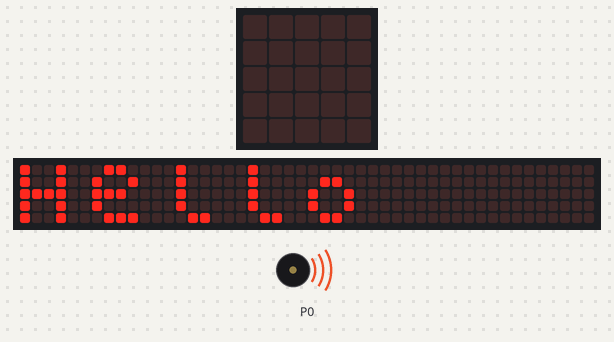
Bench run of a program on a simulated BBC micro:bit (MakeCode). Shown: the board's 5×5 LED display, a strip that is not on the board, showing the scrolling text unrolled, buzzer (waves = sounding). The 48×5 strip is a reading aid, not a part: it shows the text the display is scrolling, unrolled, one strip-width of it at a time. At 13.2 s the program stops and its outputs stay as they are.

Above: at 0.1 s.
At 5.0 s:
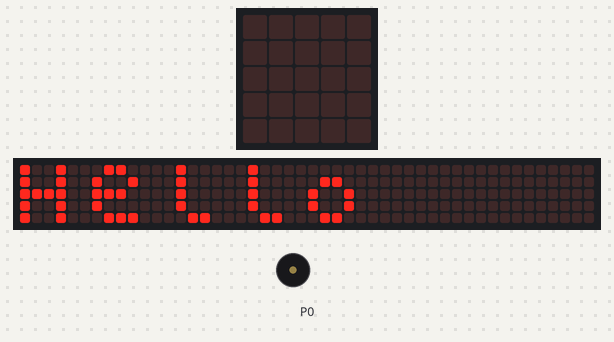
At 9.7 s:
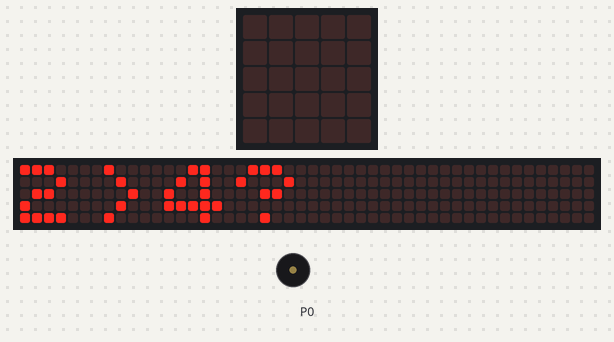
At 10.6 s:
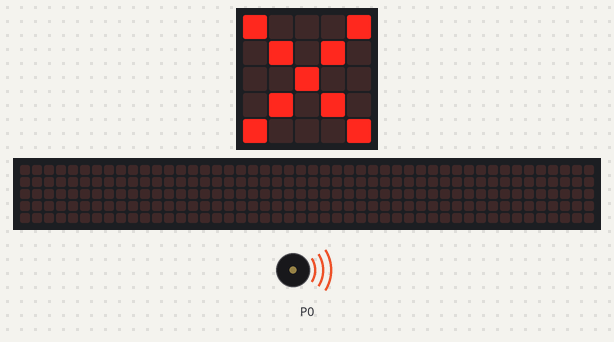
Timing chart, 0 to 14.7 s (numbered marks = the images above):
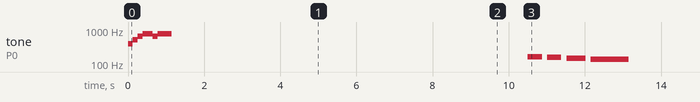

Measured:
- by itself, tone on P0: plays 392 Hz for 0.13 s, 523 Hz for 0.13 s, 659 Hz for 0.13 s, 784 Hz for 0.26 s, 659 Hz for 0.13 s, 784 Hz for 0.38 s … (10 notes in this stretch)
- what the display in image 1 shows lasts 0.4 s, from 5.0 s to 5.4 s

The program:

main.ts
```typescript
music.startMelody(music.builtInMelody(Melodies.PowerUp), MelodyOptions.Once)
basic.showString("Hello")
basic.showString("2>4?")
if ((2 as any) > (4 as any)) {
    basic.showIcon(IconNames.Yes)
    music.startMelody(music.builtInMelody(Melodies.Entertainer), MelodyOptions.Once)
} else {
    basic.showIcon(IconNames.No)
    music.startMelody(music.builtInMelody(Melodies.Wawawawaa), MelodyOptions.Once)
    music.setVolume(255)
}
```

test.ts
```typescript
// i test vanno qui; questi non saranno compilati quando questo pacchetto viene usato come estensione.
```
